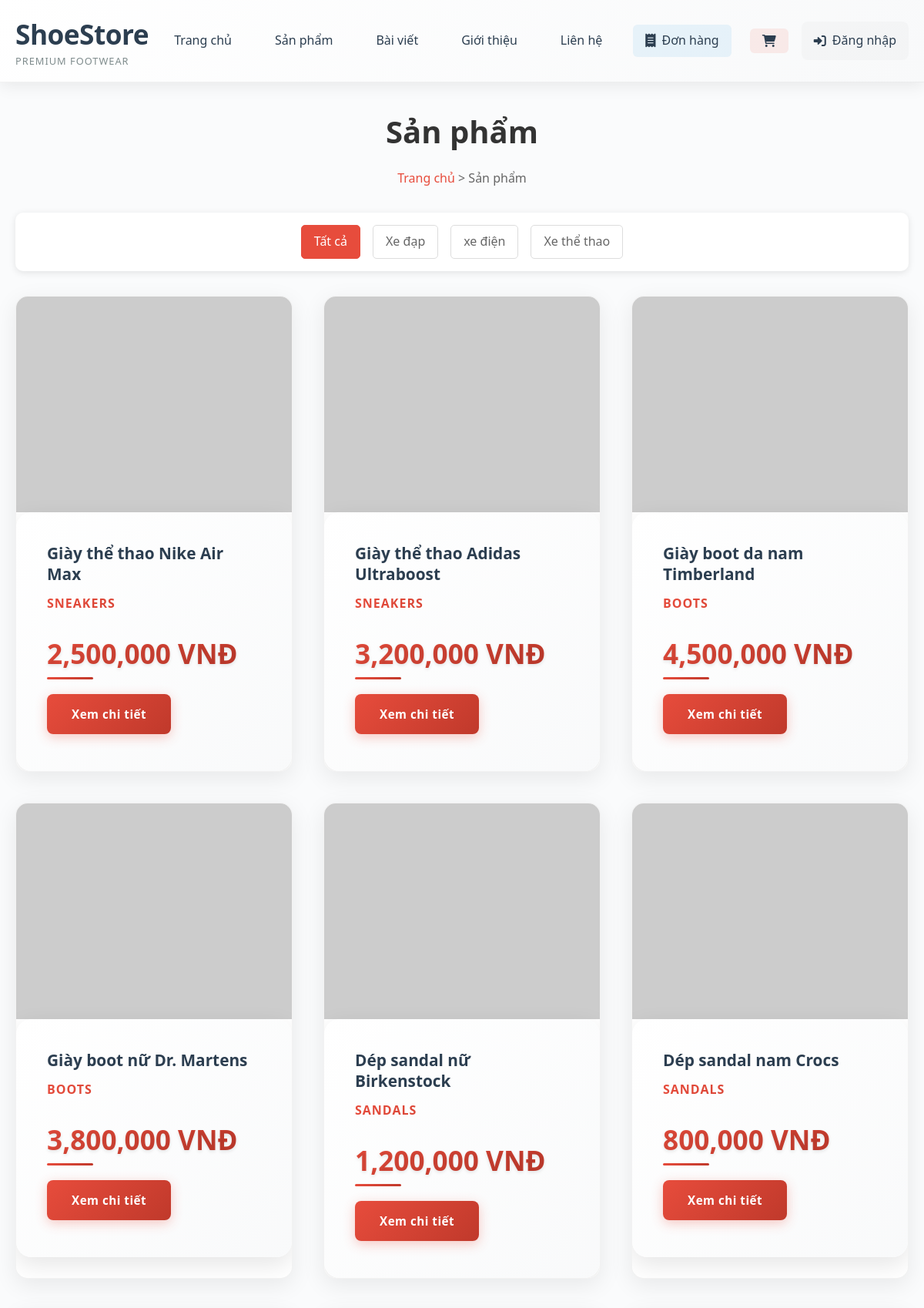
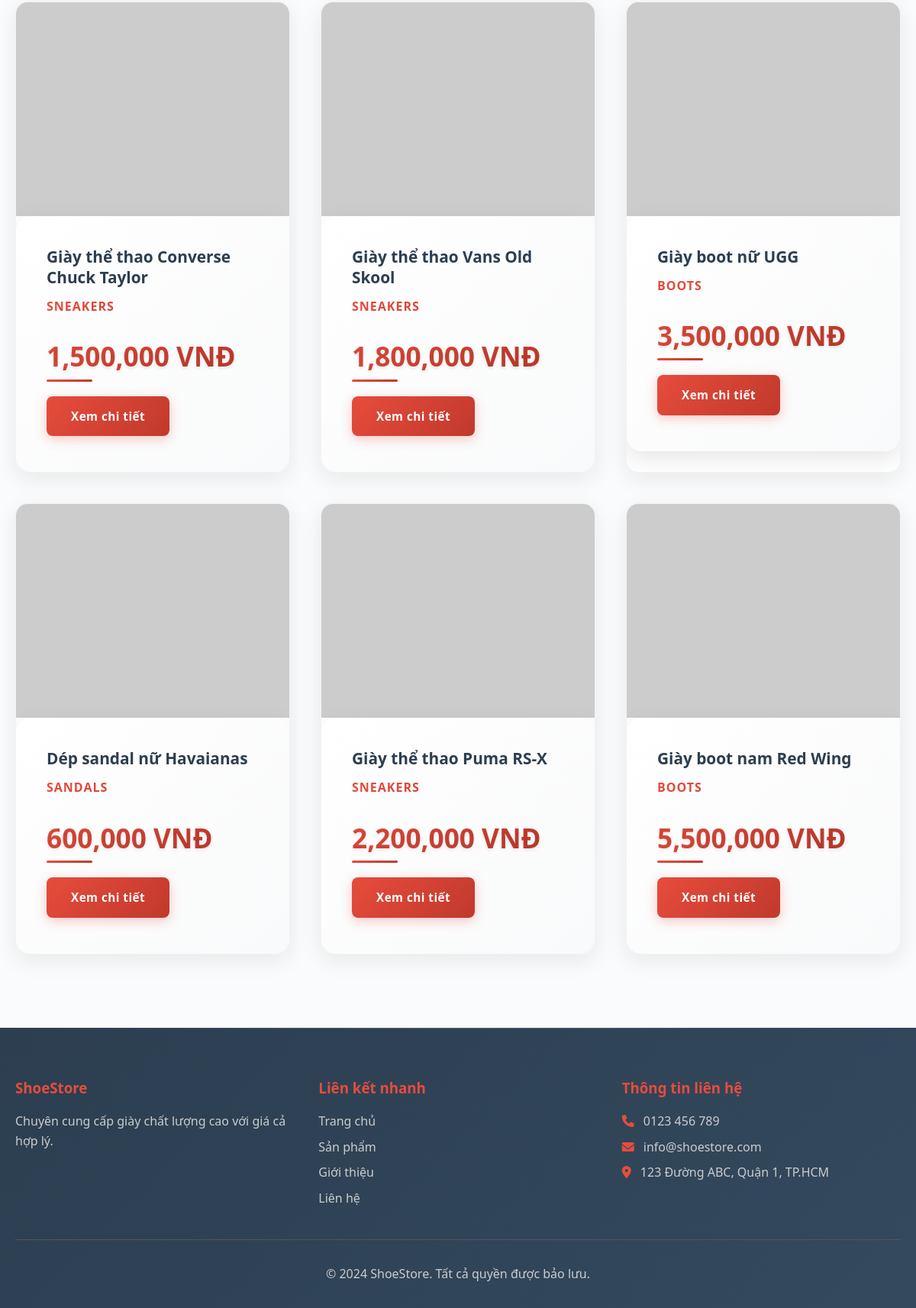
Screenshot of /index.php?action=products with the database file from the repository (2 pictures, top to bottom).
### tables this page shows
CREATE TABLE IF NOT EXISTS products (
    id INT AUTO_INCREMENT PRIMARY KEY,
    name VARCHAR(255) NOT NULL,
    description TEXT,
    price DECIMAL(10,2) NOT NULL,
    image VARCHAR(500),
    category VARCHAR(100) NOT NULL,
    created_at TIMESTAMP DEFAULT CURRENT_TIMESTAMP
);

### controllers/HomeController.php (called while the page is built, shortened)
<?php
require_once 'models/Product.php';
require_once 'config/database.php';
class HomeController {
    private $product;
    public function __construct() {
        $database = new Database();
        $this->db = $database->getConnection();
        $this->product = new Product($this->db);
    }
    public function products() {
        $category = isset($_GET['category']) ? $_GET['category'] : '';
        $search = isset($_GET['search']) ? $_GET['search'] : '';
        if (!empty($search)) {
            $stmt = $this->product->searchProducts($search);
        } elseif (!empty($category)) {
            $stmt = $this->product->getProductsByCategory($category);
        } else {
            $stmt = $this->product->getAllProducts();
        }
        $products = $stmt->fetchAll(PDO::FETCH_ASSOC);
        include 'views/products.php';
    }
}
?>

### config/database.php (called while the page is built, shortened)
<?php
class Database {
    private $host = 'localhost';
    private $db_name = 'shoe_store';
    private $username = 'root';
    private $password = '';
    public function getConnection() {
        $this->conn = null;
        try {
            $this->conn = new PDO("mysql:host=" . $this->host . ";dbname=" . $this->db_name,
                                $this->username, $this->password);
            $this->conn->setAttribute(PDO::ATTR_ERRMODE, PDO::ERRMODE_EXCEPTION);
            $this->conn->exec("set names utf8");
        } catch(PDOException $exception) {
            echo "Connection error: " . $exception->getMessage();
        }
        return $this->conn;
    }
}
?>

### models/Product.php (called while the page is built, shortened)
<?php
class Product {
    private $conn;
    private $table_name = "products";
    public function __construct($db) {
        $this->conn = $db;
    }
    public function getAllProducts() {
        $query = "SELECT * FROM " . $this->table_name . " ORDER BY created_at DESC";
        $stmt = $this->conn->prepare($query);
        $stmt->execute();
        return $stmt;
    }
}
?>

### views/products.php (the view, shortened to what this page needs)
<?php
include 'views/layout/header.php';
?>
<main class="main">
    <div class="container">
        <div class="page-header">
            <h1>Sản phẩm</h1>
            <div class="breadcrumb">
                <a href="index.php">Trang chủ</a> > <span>Sản phẩm</span>
            </div>
        </div>
        <div class="filter-section">
            <div class="filter-buttons">
                <a href="index.php?action=products" class="filter-btn <?php echo empty($_GET['category']) ? 'active' : ''; ?>">Tất cả</a>
                <a href="index.php?action=products&category=Sneakers" class="filter-btn <?php echo ($_GET['category'] ?? '') == 'Sneakers' ? 'active' : ''; ?>">Xe đạp</a>
                <a href="index.php?action=products&category=Boots" class="filter-btn <?php echo ($_GET['category'] ?? '') == 'Boots' ? 'active' : ''; ?>">xe điện</a>
                <a href="index.php?action=products&category=Sandals" class="filter-btn <?php echo ($_GET['category'] ?? '') == 'Sandals' ? 'active' : ''; ?>">Xe thể thao</a>
            </div>
        </div>
        <div class="products-section">
            <?php if (!empty($products)): ?>
                <div class="products-grid">
                    <?php foreach($products as $product): ?>
                    <div class="product-card">
                        <div class="product-image">
                            <img src="<?php echo $product['image']; ?>" alt="<?php echo htmlspecialchars($product['name']); ?>">
                        </div>
                        <div class="product-info">
                            <h3><?php echo htmlspecialchars($product['name']); ?></h3>
                            <p class="product-category"><?php echo htmlspecialchars($product['category']); ?></p>
                            <p class="product-price"><?php echo number_format($product['price']); ?> VNĐ</p>
                            <a href="index.php?action=productDetail&id=<?php echo $product['id']; ?>" class="btn btn-primary">Xem chi tiết</a>
                        </div>
                    </div>
                    <?php endforeach; ?>
                </div>
            <?php else: ?>
                <div class="no-products">
                    <p>Không tìm thấy sản phẩm nào.</p>
                </div>
            <?php endif; ?>
        </div>
    </div>
</main>
<?php include 'views/layout/footer.php'; ?>

### assets/css/style.css (style rules this page uses)
* { margin: 0; padding: 0; box-sizing: border-box; }
body { font-family: 'Segoe UI', Tahoma, Geneva, Verdana, sans-serif; line-height: 1.6; color: #2c3e50; background-color: #fafbfc; font-size: 16px; }
.container { max-width: 1200px; margin: 0 auto; padding: 0 20px; }
.main { min-height: calc(100vh - 200px); }
.btn { display: inline-block; padding: 0.875rem 2rem; text-decoration: none; border-radius: 8px; font-weight: 600; font-size: 0.95rem; transition: all 0.3s ease; border: none; cursor: pointer; position: relative; overflow: hidden; text-align: center; letter-spacing: 0.5px; }
.btn::before { content: ''; position: absolute; top: 0; left: -100%; width: 100%; height: 100%; background: linear-gradient(90deg, transparent, rgba(255,255,255,0.2), transparent); transition: left 0.5s; }
.btn-primary { background: linear-gradient(135deg, #e74c3c 0%, #c0392b 100%); color: white; box-shadow: 0 4px 15px rgba(231, 76, 60, 0.3); }
.products-grid { display: grid; grid-template-columns: repeat(auto-fit, minmax(300px, 1fr)); gap: 2.5rem; margin-top: 2rem; }
.product-card { background: white; border-radius: 16px; overflow: hidden; box-shadow: 0 8px 30px rgba(0,0,0,0.08); transition: all 0.4s ease; border: 1px solid rgba(0,0,0,0.05); position: relative; }
.product-card::before { content: ''; position: absolute; top: 0; left: 0; right: 0; bottom: 0; background: linear-gradient(135deg, rgba(231, 76, 60, 0.05) 0%, transparent 50%); opacity: 0; transition: opacity 0.3s ease; }
.product-image { height: 280px; overflow: hidden; position: relative; }
.product-image img { width: 100%; height: 100%; object-fit: cover; transition: transform 0.4s ease; }
.product-info { padding: 2.5rem; position: relative; z-index: 1; background: linear-gradient(135deg, rgba(255,255,255,0.9) 0%, rgba(248,249,250,0.9) 100%); border-radius: 20px; box-shadow: 0 10px 30px rgba(0,0,0,0.1); backdrop-filter: blur(10px); }
.product-info h3 { margin-bottom: 0.75rem; color: #2c3e50; font-size: 1.3rem; font-weight: 600; line-height: 1.3; }
.product-price { font-size: 2.2rem; font-weight: 800; color: #e74c3c; margin: 1.5rem 0; text-shadow: 0 2px 4px rgba(0,0,0,0.1); background: linear-gradient(135deg, #e74c3c 0%, #c0392b 100%); -webkit-background-clip: text; -webkit-text-fill-color: transparent; background-clip: text; position: relative; }
.product-price::after { content: ''; position: absolute; bottom: -5px; left: 0; width: 60px; height: 3px; background: linear-gradient(135deg, #e74c3c 0%, #c0392b 100%); border-radius: 2px; }
.product-category { color: #e74c3c; font-size: 1rem; margin-bottom: 1.5rem; text-transform: uppercase; letter-spacing: 1px; font-weight: 600; background: linear-gradient(135deg, #e74c3c 0%, #c0392b 100%); -webkit-background-clip: text; -webkit-text-fill-color: transparent; background-clip: text; }
.page-header { padding: 2rem 0; text-align: center; }
.page-header h1 { font-size: 2.5rem; color: #333; margin-bottom: 1rem; }
.breadcrumb { color: #666; }
.breadcrumb a { color: #e74c3c; text-decoration: none; }
.filter-section { background: white; padding: 1rem; border-radius: 10px; margin-bottom: 2rem; box-shadow: 0 2px 10px rgba(0,0,0,0.1); }
.filter-buttons { display: flex; gap: 1rem; justify-content: center; flex-wrap: wrap; }
.filter-btn { padding: 0.5rem 1rem; text-decoration: none; color: #666; border: 1px solid #ddd; border-radius: 5px; transition: all 0.3s; }
.filter-btn:hover, .filter-btn.active { background: #e74c3c; color: white; border-color: #e74c3c; }
html { scroll-behavior: smooth; }
.product-card, .category-card { animation: fadeInUp 0.6s ease-out; }

### rows the page displays
products: name "Giày thể thao Nike Air Max", category "SNEAKERS", price "2,500,000"
products: name "Giày thể thao Adidas Ultraboost", category "SNEAKERS", price "3,200,000"
products: name "Giày boot da nam Timberland", category "BOOTS", price "4,500,000"
products: name "Giày boot nữ Dr. Martens", category "BOOTS", price "3,800,000"
products: name "Dép sandal nữ Birkenstock", category "SANDALS", price "1,200,000"
products: name "Dép sandal nam Crocs", category "SANDALS", price "800,000"
products: name "Giày thể thao Converse Chuck Taylor", category "SNEAKERS", price "1,500,000"
products: name "Giày thể thao Vans Old Skool", category "SNEAKERS", price "1,800,000"
products: name "Giày boot nữ UGG", category "BOOTS", price "3,500,000"
products: name "Dép sandal nữ Havaianas", category "SANDALS", price "600,000"
products: name "Giày thể thao Puma RS-X", category "SNEAKERS", price "2,200,000"
products: name "Giày boot nam Red Wing", category "BOOTS", price "5,500,000"
